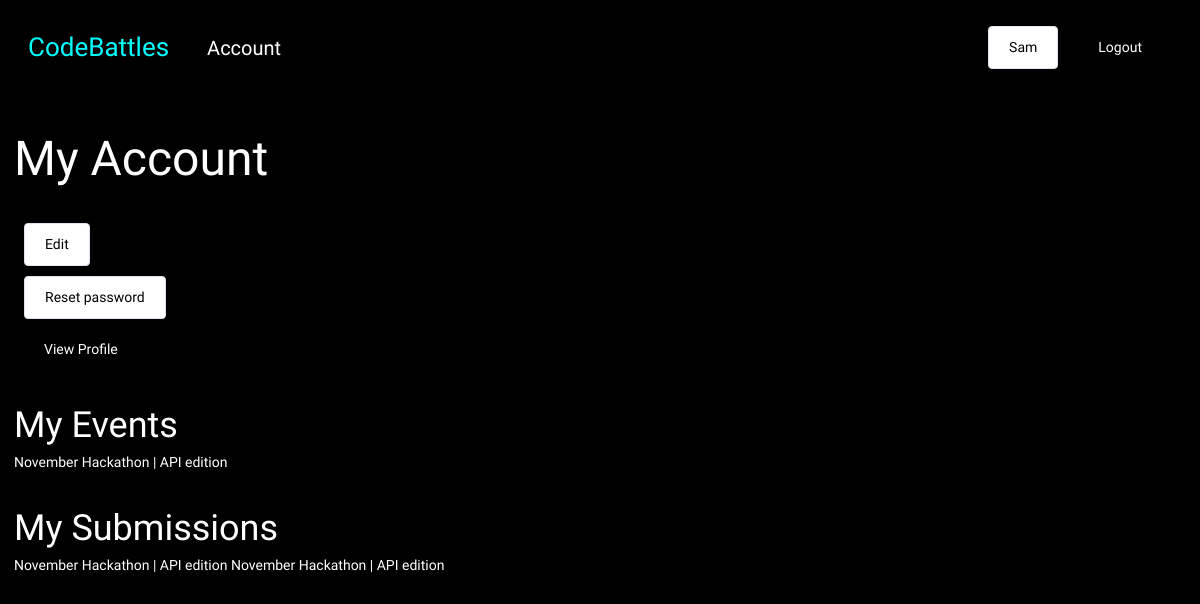
Before: /account/ (signed in) with the older database file.
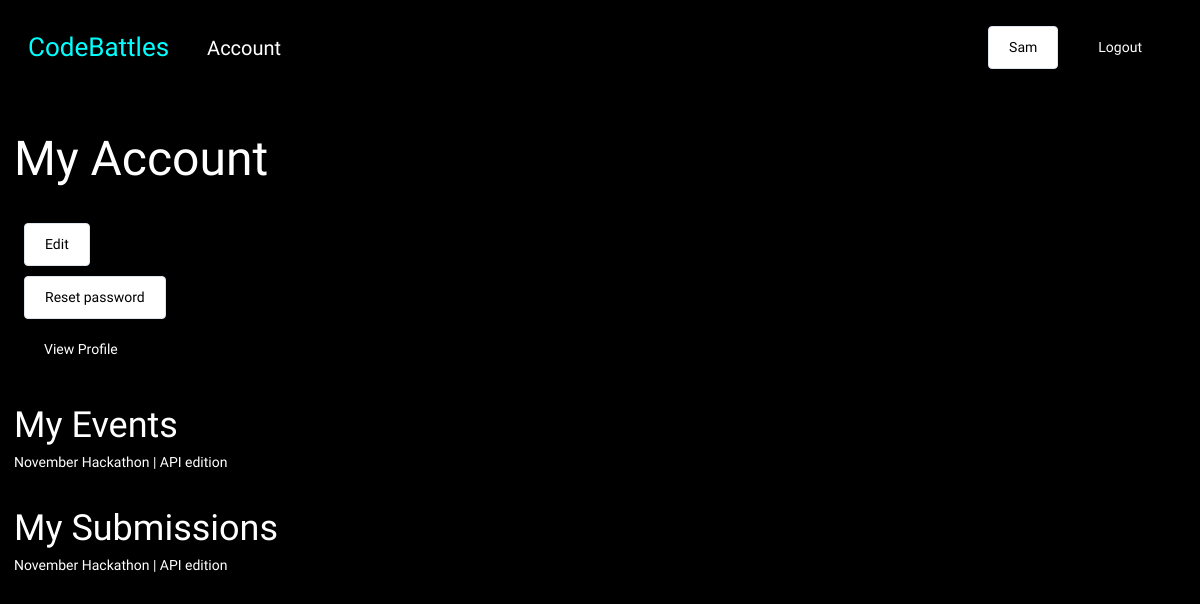
After: the same page with the newer database file.
### base/models.py (models this page shows, shortened)
class Event(models.Model):
    name = models.CharField(max_length=200)
    description = models.TextField(null=True, blank=True)
    participants = models.ManyToManyField(User, blank=True, related_name='events')
    date = models.DateTimeField()
    start_date = models.DateTimeField(null=True)
    end_date = models.DateTimeField(null=True)
    registration_deadline = models.DateTimeField(null=True)
    updated = models.DateTimeField(auto_now=True)
    created = models.DateTimeField(auto_now_add=True)

class Submission(models.Model):
    participant = models.ForeignKey(User, on_delete=models.SET_NULL, null=True, related_name="submissions")
    event = models.ForeignKey(Event, on_delete=models.SET_NULL, null=True)
    details = models.TextField(null=True, blank=False)

### base/views.py (the view)
# urls.py: path('account/', views.account_page, name="account"),
@login_required(login_url='login')
def account_page(request):
    user = request.user
    context = {'user': user}
    return render(request, 'account.html', context)

### templates/account.html
{% extends 'main.html' %}
{% block content %}
    <div class="section">
        <h1>My Account</h1>
    </div>
    <div id="account--buttons">
        <a class="btn btn--secondary" href="">Edit</a>
        <a class="btn btn--secondary" href="">Reset password</a>
        <a class="btn btn--primary" href="{% url 'profile' user.id %}">View Profile</a>
    </div>
    <div class="section">
        <h3>My Events</h3>
        {% for event in user.events.all %}
            <a href="{% url 'event' event.id %}">{{event.name}}</a>
        {% empty %}
            <p>You haven't registed for any events</p>
        {% endfor %}
    </div>
    <div class="section">
        <h3>My Submissions</h3>
        {% for sub in user.submissions.all %}
            <a href="{% url 'update-submission' sub.id %}">{{sub.event.name}}</a>
            {% empty %}
            <p>You dont haven't submitted any projects yet</p>
        {% endfor %}
    </div>
{% endblock content %}

Changed rows visible on the page:
removed Submission: event.name "November Hackathon | API edition"
